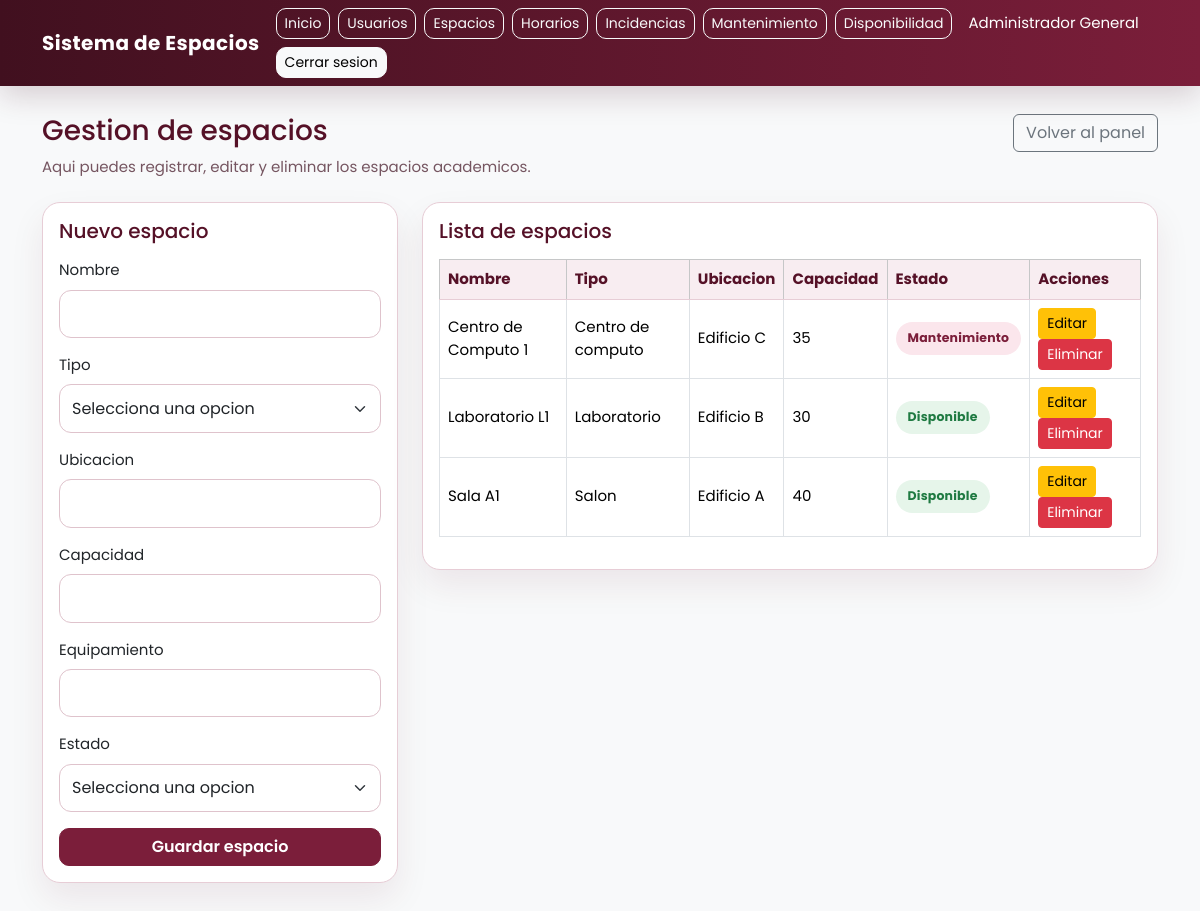
The app's page /espacios.php (signed in) with its own data.
### tables this page shows
CREATE TABLE espacios (
    id INT AUTO_INCREMENT PRIMARY KEY,
    nombre VARCHAR(100) NOT NULL,
    tipo VARCHAR(50) NOT NULL,
    ubicacion VARCHAR(100) NOT NULL,
    capacidad INT NOT NULL,
    equipamiento VARCHAR(255) NOT NULL,
    estado ENUM('disponible', 'ocupado', 'mantenimiento') NOT NULL DEFAULT 'disponible'
);

### espacios.php (the view, shortened to what this page needs)
<?php
require_once 'includes/ui.php';
require_once 'config/database.php';
$conexion = conectarDB($host, $usuario_db, $password_db, $nombre_db);
$espacio_editar = null;
$resultado_espacios = $conexion->query("SELECT * FROM espacios ORDER BY nombre ASC");
require_once 'includes/header.php';
?>
<div class="row mb-4">
    <div class="col-md-8">
        <h1 class="h3">Gestion de espacios</h1>
        <p class="text-muted mb-0">Aqui puedes registrar, editar y eliminar los espacios academicos.</p>
    </div>
    <div class="col-md-4 text-md-end mt-3 mt-md-0">
        <a href="dashboard.php" class="btn btn-outline-secondary">Volver al panel</a>
    </div>
</div>
<div class="row g-4">
    <div class="col-lg-4">
        <div class="card">
            <div class="card-body">
                <h2 class="h5 mb-3"><?php echo $espacio_editar ? 'Editar espacio' : 'Nuevo espacio'; ?></h2>
                <form method="POST" action="">
                    <div class="mb-3">
                        <label for="nombre" class="form-label">Nombre</label>
                        <input type="text" name="nombre" id="nombre" class="form-control" required value="<?php echo h($espacio_editar['nombre'] ?? ''); ?>">
                    </div>
                    <div class="mb-3">
                        <label for="tipo" class="form-label">Tipo</label>
                        <select name="tipo" id="tipo" class="form-select" required>
                            <option value="">Selecciona una opcion</option>
                        </select>
                    </div>
                    <div class="mb-3">
                        <label for="ubicacion" class="form-label">Ubicacion</label>
                        <input type="text" name="ubicacion" id="ubicacion" class="form-control" required value="<?php echo h($espacio_editar['ubicacion'] ?? ''); ?>">
                    </div>
                    <div class="mb-3">
                        <label for="capacidad" class="form-label">Capacidad</label>
                        <input type="number" name="capacidad" id="capacidad" class="form-control" min="1" required value="<?php echo h($espacio_editar['capacidad'] ?? ''); ?>">
                    </div>
                    <div class="mb-3">
                        <label for="equipamiento" class="form-label">Equipamiento</label>
                        <input type="text" name="equipamiento" id="equipamiento" class="form-control" required value="<?php echo h($espacio_editar['equipamiento'] ?? ''); ?>">
                    </div>
                    <div class="mb-3">
                        <label for="estado" class="form-label">Estado</label>
                        <select name="estado" id="estado" class="form-select" required>
                            <option value="">Selecciona una opcion</option>
                        </select>
                    </div>
                    <div class="d-grid gap-2">
                        <button type="submit" class="btn btn-primary">
                            <?php echo $espacio_editar ? 'Actualizar espacio' : 'Guardar espacio'; ?>
                        </button>
                    </div>
                </form>
            </div>
        </div>
    </div>
    <div class="col-lg-8">
        <div class="card">
            <div class="card-body">
                <h2 class="h5 mb-3">Lista de espacios</h2>
                <div class="table-responsive">
                    <table class="table table-bordered table-hover align-middle">
                        <thead class="table-light">
                            <tr>
                                <th>Nombre</th>
                                <th>Tipo</th>
                                <th>Ubicacion</th>
                                <th>Capacidad</th>
                                <th>Estado</th>
                                <th>Acciones</th>
                            </tr>
                        </thead>
                        <tbody>
                            <?php if ($resultado_espacios->num_rows > 0): ?>
                                <?php while ($espacio = $resultado_espacios->fetch_assoc()): ?>
                                    <tr>
                                        <td><?php echo h($espacio['nombre']); ?></td>
                                        <td><?php echo h($espacio['tipo']); ?></td>
                                        <td><?php echo h($espacio['ubicacion']); ?></td>
                                        <td><?php echo h($espacio['capacidad']); ?></td>
                                        <td><?php echo badgeEstado($espacio['estado']); ?></td>
                                        <td>
                                            <a href="espacios.php?editar=<?php echo (int) $espacio['id']; ?>" class="btn btn-sm btn-warning">Editar</a>
                                            <form method="POST" action="" class="d-inline">
                                                <button type="submit" class="btn btn-sm btn-danger" onclick="return confirm('¿Deseas eliminar este espacio?');">Eliminar</button>
                                            </form>
                                        </td>
                                    </tr>
                                <?php endwhile; ?>
                            <?php else: ?>
                                <tr>
                                    <td colspan="6" class="text-center">No hay espacios registrados.</td>
                                </tr>
                            <?php endif; ?>
                        </tbody>
                    </table>
                </div>
            </div>
        </div>
    </div>
</div>
<?php
require_once 'includes/footer.php';
?>

### includes/ui.php
<?php
function h($valor)
{
    return htmlspecialchars((string) $valor, ENT_QUOTES, 'UTF-8');
}
function claseBadgeEstado($estado)
{
    $mapa = [
        'disponible' => 'badge-estado badge-disponible',
        'ocupado' => 'badge-estado badge-ocupado',
        'mantenimiento' => 'badge-estado badge-mantenimiento',
        'activo' => 'badge-estado badge-activo',
        'cancelado' => 'badge-estado badge-cancelado',
        'reportada' => 'badge-estado badge-reportada',
        'atendida' => 'badge-estado badge-atendida',
        'pendiente' => 'badge-estado badge-pendiente',
        'en_proceso' => 'badge-estado badge-proceso',
        'resuelto' => 'badge-estado badge-resuelto',
        'inactivo' => 'badge-estado badge-inactivo',
        'administrador' => 'badge-estado badge-admin',
        'area_academica' => 'badge-estado badge-academica',
        'prefecto' => 'badge-estado badge-prefecto',
        'ausencia_docente' => 'badge-estado badge-incidencia',
        'falla_espacio' => 'badge-estado badge-incidencia',
        'otro' => 'badge-estado badge-secundario'
    ];
    return $mapa[$estado] ?? 'badge-estado badge-secundario';
}
function textoBonito($texto)
{
    $mapa = [
        'en_proceso' => 'En proceso',
        'area_academica' => 'Area academica',
        'ausencia_docente' => 'Ausencia de docente',
        'falla_espacio' => 'Falla del espacio'
    ];
    return $mapa[$texto] ?? ucfirst($texto);
}
function badgeEstado($estado)
{
    return '<span class="' . claseBadgeEstado($estado) . '">' . h(textoBonito($estado)) . '</span>';
}

### assets/css/styles.css (style rules this page uses)
:root { --vino-principal: #7b1e3a; --vino-oscuro: #551127; --vino-profundo: #41101f; --vino-claro: #a44666; --vino-suave: #f8edf1; --vino-borde: #e7cdd6; --texto-principal: #2f2025; --texto-secundario: #755560; --fondo-general: #f7f3f5; --fondo-card: #ffffff; }
body { font-family: 'Poppins', sans-serif; font-size: 15px; color: var(--texto-principal); background-color: var(--fondo-general) !important; }
.text-muted { color: var(--texto-secundario) !important; }
.btn-primary { background-color: var(--vino-principal); border-color: var(--vino-principal); border-radius: 10px; font-weight: 600; }
.card, .card-resumen, .login-card { border: 1px solid var(--vino-borde); border-radius: 18px; }
.card { background-color: var(--fondo-card); box-shadow: 0 16px 34px rgba(90, 18, 41, 0.08); }
.card-resumen h2, .card h2, h1, .h3 { color: var(--vino-oscuro); }
.table { background-color: var(--fondo-card); }
.table thead th { background-color: var(--vino-suave) !important; color: var(--vino-oscuro); border-bottom: 1px solid var(--vino-borde); font-weight: 700; }
.form-control, .form-select { border-radius: 12px; border-color: #dfc3cc; padding-top: 0.7rem; padding-bottom: 0.7rem; }
.badge-estado { display: inline-flex; align-items: center; justify-content: center; padding: 7px 12px; border-radius: 999px; font-size: 0.78rem; font-weight: 700; letter-spacing: 0.2px; }
.badge-disponible, .badge-activo, .badge-atendida, .badge-resuelto { background-color: #e6f5ea; color: #1f7a42; }
.badge-mantenimiento, .badge-reportada, .badge-inactivo, .badge-cancelado { background-color: #fbe6ec; color: var(--vino-principal); }

### records on screen
espacios: nombre "Centro de Computo 1", tipo "Centro de computo", ubicacion "Edificio C", capacidad "35", estado "Mantenimiento"
espacios: nombre "Laboratorio L1", tipo "Laboratorio", ubicacion "Edificio B", capacidad "30", estado "Disponible"
espacios: nombre "Sala A1", tipo "Salon", ubicacion "Edificio A", capacidad "40", estado "Disponible"

### other values on screen
$_SESSION['nombre_completo'] "Administrador General"
